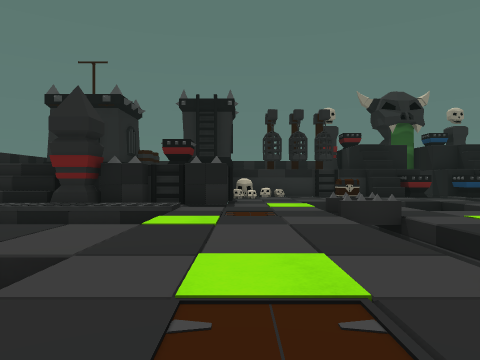
[1] (above)

24 first-person views from a walk through a scene from a Unity 3-D project. The camera is 1.2 m above the floor, looks level and sees 70° across. The floor is counted in squares, 2 m on a side. Each view is taken from the middle of a square. On the plan, view 1 faces up. The plan holds only what a view shows up to about 10 squares ahead; the rest is blank. Some animated figures are not drawn.

[2]
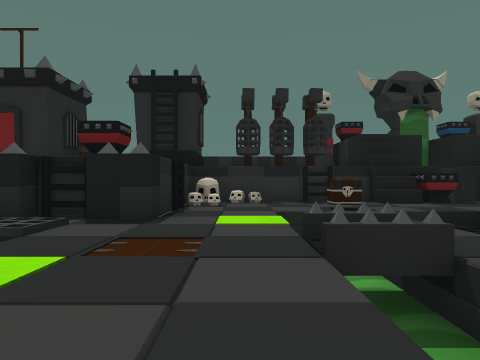

[3]
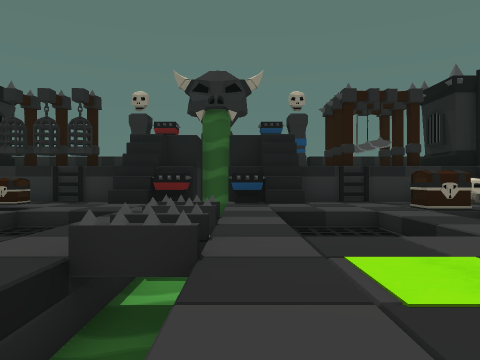

[4]
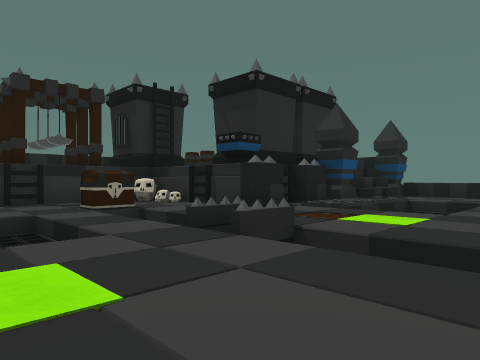

[5]
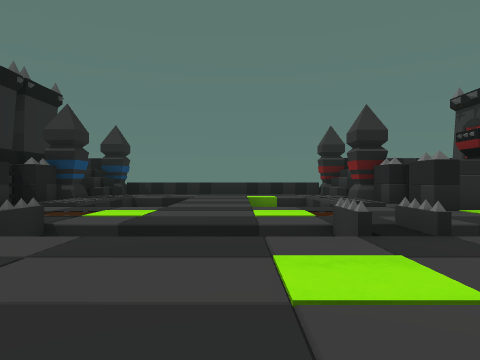

[6]
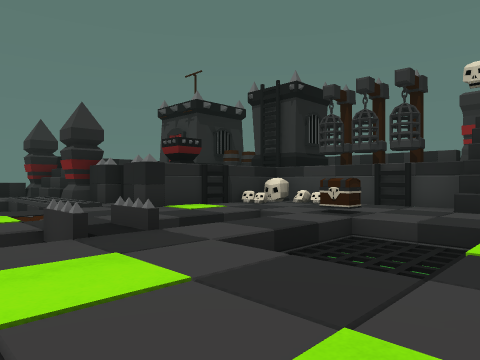

[7]
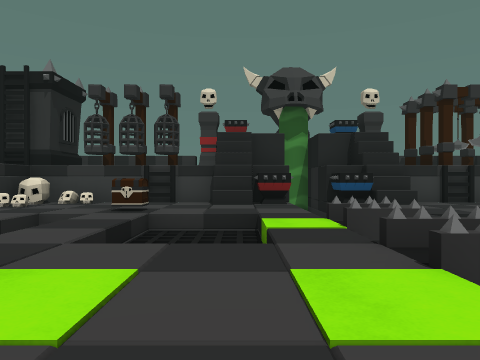

[8]
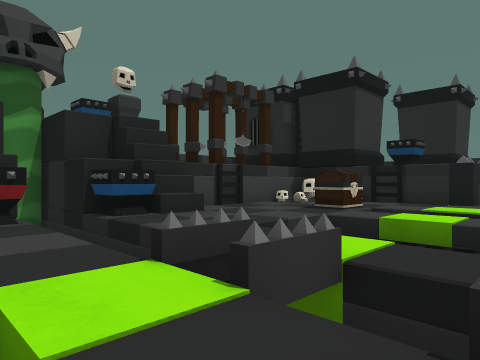

[9]
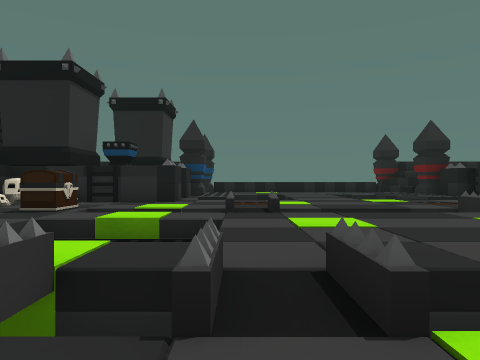

[10]
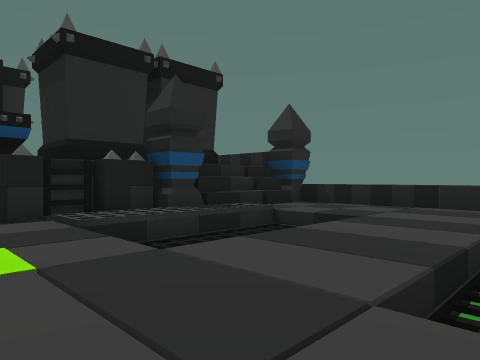

[11]
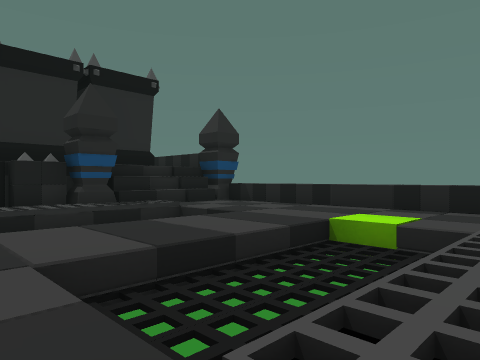

[12]
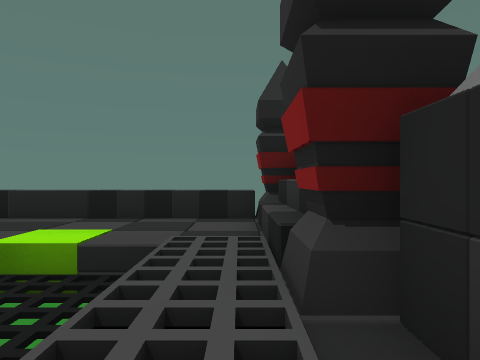

[13]
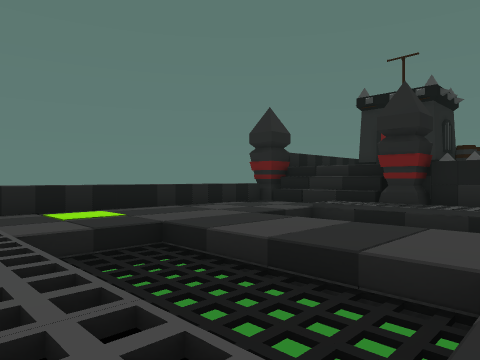

[14]
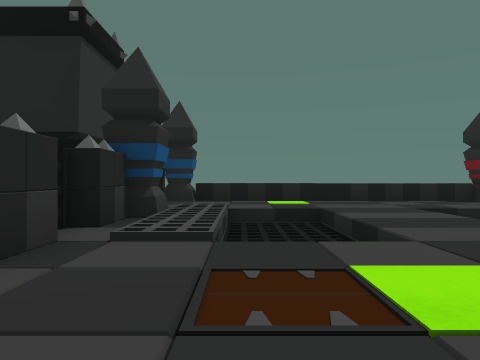

[15]
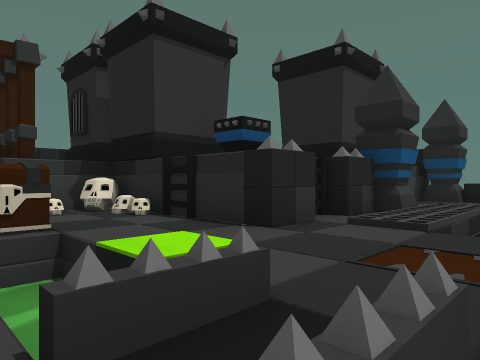

[16]
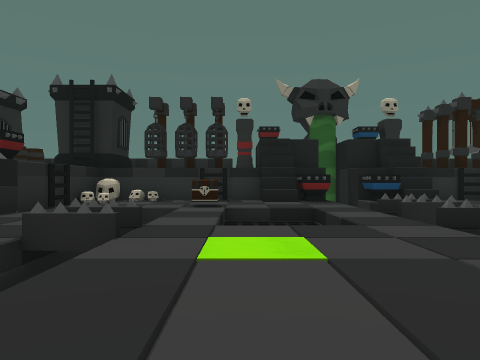

[17]
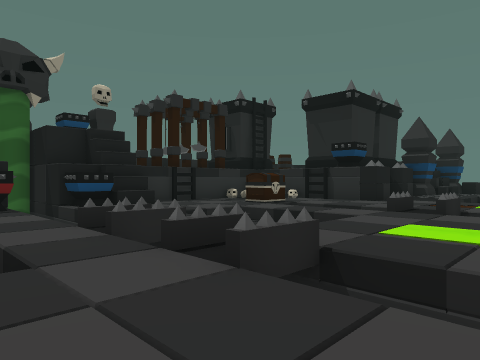

[18]
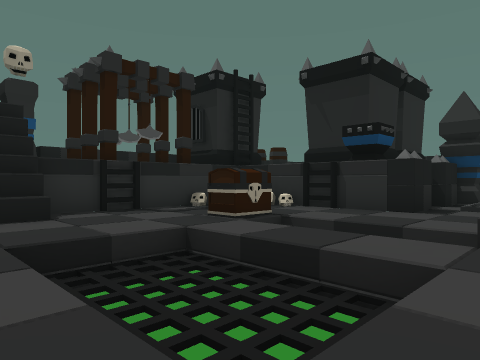

[19]
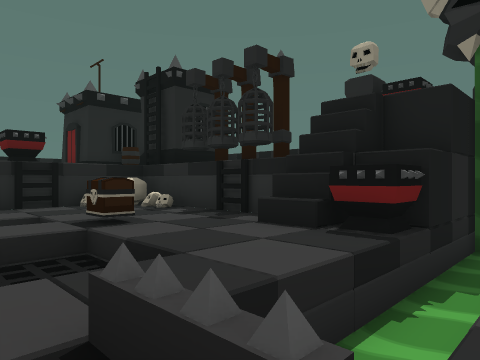

[20]
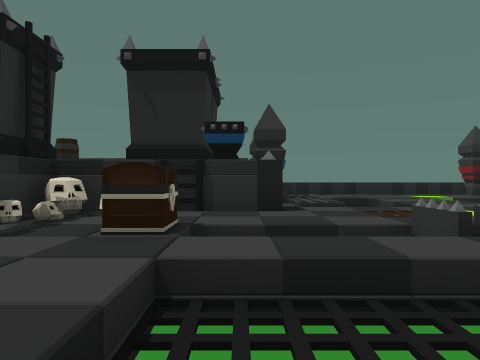

[21]
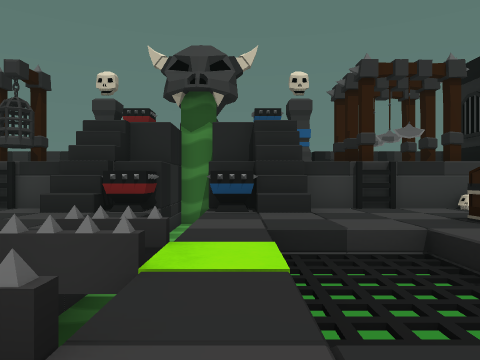

[22]
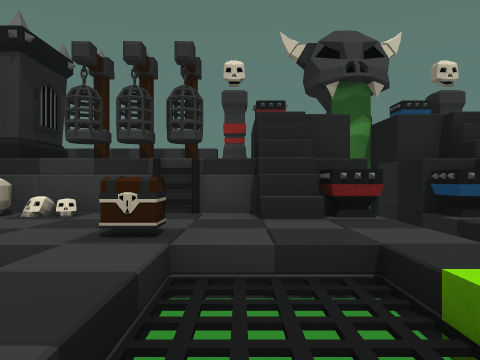

[23]
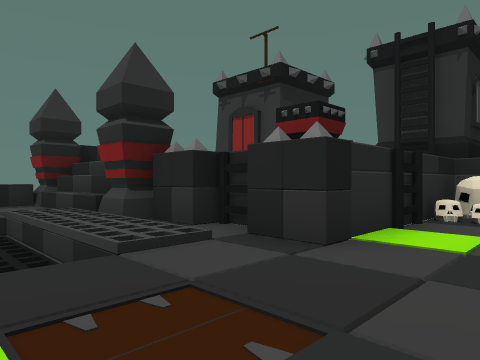

[24]
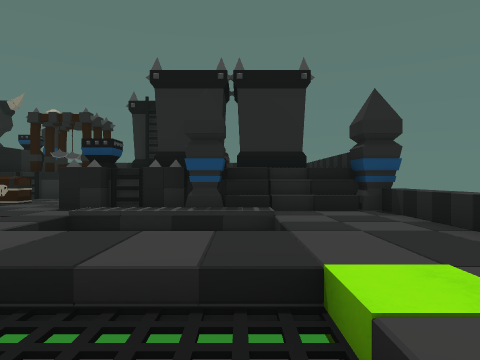

### Floor plan
Key: @ floor where view 1 was taken; # wall or solid block; . floor; / step, stairs or slope; = window, fence, low wall or low ledge; ≈ liquid the walk keeps out of; ^ raised ledge; v drop or lower ground; L ladder; C chest; P pillar; A cage; B block; S skull; I spikes; O other object.
Columns run from 8 left of view 1 to 23 right of it. Each row starts with its distance up from view 1.
 15               BBB    #
 14          ##A  BBB    #
 13         ###L#OBBB ######
 12         SS.. ^OOOO#L.SS#   O
 11         S......≈......S#   O
 10       ##L..C...≈....C..L   O#
  9     # L#..≈.v .≈.vv.≈..OL##^###
  8 P^^^P.....≈.v ...vv.≈..I..PP^^PP
  7 B..////...≈.vv.≈.vv.≈...////...B
  6 B..v   ...=.............v   ...B
  5 B..vvvv...≈....≈....≈...vvvv...B
  4 B.........≈....≈....≈..........B
  3 B.........≈....≈....≈..........B
  2 B..vvvv...≈....≈....≈...vvvv...B
  1 B..vvvv......../........vvvv...B
  0 B.    /.@.≈.vv.≈.v .≈...////...B
 -1 P.  PILI..≈.vv./.vv.≈..ILIPP^^PP
 -2  #    ##..C.vv.≈.vv.≈..##
 -3        #L.C....≈...C...L#
 -4        #S......≈O.....S##
 -5         SO.L.#BBB#.L.SS#
 -6          #### BBBO###
 -7            #   BB
 -8            OP

Where each view was taken, in squares from view 1:
view 1: 0 up, 0 right, facing up
view 2: 3 up, 1 right, facing up
view 3: 3 up, 8 right, facing up
view 4: 3 up, 9 right, facing up-right
view 5: 3 up, 8 right, facing right
view 6: 3 up, 8 right, facing down-right
view 7: 4 up, 9 right, facing down
view 8: 1 up, 9 right, facing down-left
view 9: 1 up, 9 right, facing left
view 10: 2 up, 14 right, facing up-right
view 11: 0 up, 15 right, facing up-right
view 12: 0 up, 16 right, facing right
view 13: 0 up, 1 left, facing up-left
view 14: 1 up, 2 right, facing left
view 15: 2 up, 3 right, facing down-left
view 16: 2 up, 4 right, facing up
view 17: 4 up, 5 right, facing up-right
view 18: 6 up, 8 right, facing up-right
view 19: 8 up, 8 right, facing up-left
view 20: 9 up, 8 right, facing right
view 21: 2 up, 6 right, facing down
view 22: 1 up, 10 right, facing down
view 23: 2 up, 13 right, facing down-right
view 24: 0 up, 19 right, facing up
